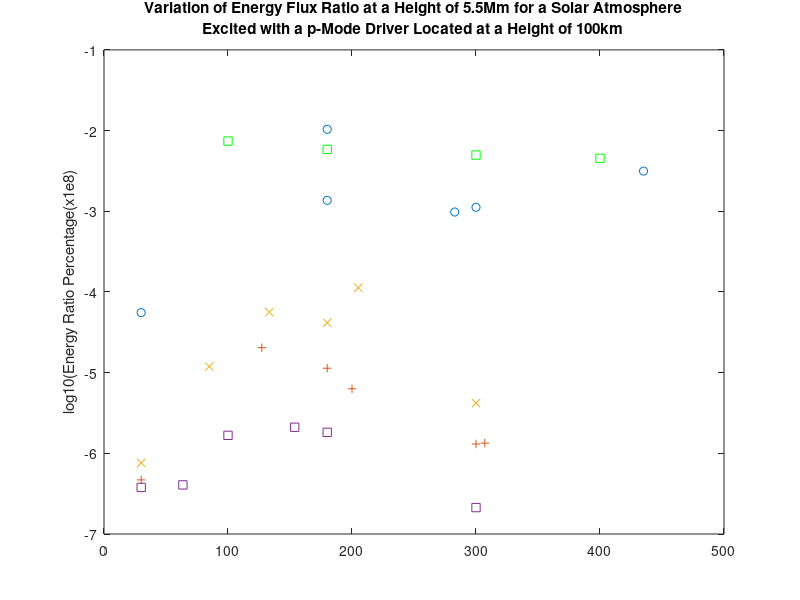

Here is the MATLAB script that generated this plot:
%Totall flux in corona, transition and chrmosphere


%first index is period column is mode
cefluxcoronaavg=zeros(6,4);
cefluxtranavg=zeros(6,4);
cefluxchromavg=zeros(6,4);

%20,42,90,117
cef0p5Mm=zeros(6,4);  %11
cef1Mm=zeros(6,4);  %20
cef2Mm=zeros(6,4);  %42
cef4Mm=zeros(6,4);  %90
cef5p5Mm=zeros(6,4); %117

%data for (1,1) (1,2) (1,3) (2,3) (2,2) (3,3)
cef0p5Mm180=zeros(6);  %11
cef1Mm180=zeros(6);  %20
cef2Mm180=zeros(6);  %42
cef4Mm180=zeros(6);  %90
cef5p5Mm180=zeros(6); %117

%data for (1,1) (1,2) (1,3) (2,3) (2,2) (3,3)
cef0p5Mm300=zeros(10);  %11
cef1Mm300=zeros(10);  %20
cef2Mm300=zeros(10);  %42
cef4Mm300=zeros(10);  %90
cef5p5Mm300=zeros(10); %117






%arrays storing flux values for (1,1) (2,2) (3,3) normal modes
% periods(471.4, 235.7, 157.1 )
%first index is period column is mode
cefluxcoronaavgnd=zeros(1,3);
cefluxtranavgnd=zeros(1,3);
cefluxchromavgnd=zeros(1,3);



periodvalues=zeros(6,4);
freqvalues=zeros(6,4);
mode=zeros(4);

mode=[0 1 2 3];

%period values for different modes
%periodvalues=zeros(5,4);
periodvalues(:,1)=[30;300; 180; 435.1;179.98;282.84];  %0,0 mode
periodvalues(:,2)=[30;300;180;307.1;127.27;200.0];    %0,1 mode
periodvalues(:,3)=[30;300;180;205.1;84.84;133.33];   %0,2 mode
periodvalues(:,4)=[30;300;180;153.8;63.63;100.0];   %0,3 mode



freqvalues=2*pi./periodvalues;
freqvalues=freqvalues.*1000;
f1=freqvalues(:,1);
f2=freqvalues(:,2);
f3=freqvalues(:,3);
f4=freqvalues(:,4);


ceflab=['(0,0)','(0,1)','(0,2)','(0,3)','(1,1)','(1,2)','(1,3)','(2,2)','(2,3)','(3,3)'];

cef0p5Mm300=[7.8627e+05;9.4665e+05;1.4013e+06;1.8439e+06;41.0837;2.7834e+05;2.0186e+05;3.0588e+05;1.6184e+05;1.1933e+05];
cef1Mm300=[2.05e5;9.4785e4;8.1059e4;  6.6236e4;   9.3142;   7.0552e+04;   5.4331e+04;   8.0308e+04;   3.7678e+04;   2.4296e+04];
cef2Mm300=[ 6.4033e3;832.4453;695.0993;  717.814;   0.0651;   443.8297;   455.0662;   633.2247;   278.7788;   146.0121];
cef4Mm300=[1.7107e3;3.928;7.7937;  0.6015;   4.0808e-05;   0.2284;   0.0444;   0.4541;   0.0402;  0.0086];
cef5p5Mm300=[879.9814;1.2362;5.8724;  0.392;  4.4162e-06;  0.0802;   0.0182;   0.5322;   0.0335;   0.0059];

cef0p5Mm180=[4.7752e+06;1.7588e+06;2.0219e+06;2.3510e+06;42.8108;3.1375e+05;2.3044e+05;2.3873e+05;1.8346e+05;1.4053e+05];
cef1Mm180=[3.4511e6;2.7138e5;1.3882e5;  8.2435e4;   17.4344;   1.0452e+05;   6.8235e+04;   7.2901e+04;   5.0125e+04;   3.0982e+04];
cef2Mm180=[2.2871e5;1.0268e3;718.7246;  327.9077;   0.0479;   379.9578;   248.6611;   253.8807;   155.2162;  85.3845];
cef4Mm180=[9.4697e4;57.5391;122.6795;  7.3686;   1.9398e-04;   0.9641;   0.1123;   3.7825;   0.3934;   0.0277];
cef5p5Mm180=[4.9497e4;19.9496;83.8924;  4.2801;   2.3758e-05;   0.4096;   0.0801;   4.2069;   0.3127;   0.0376];



%periodvalues(:,1)=[30;300; 180; 435.1;179.98;282.84];

%(0,0) mode
cefluxcoronaavg(:,1)=[542.5186; 1.4353e5; 7.832e6 ;2.6811e4 ; 7.8956e6; 7.9381e4];
cefluxtranavg(:,1)=[5.0191e4; 3.7837e7;1.6758e9  ;2.1546e7 ; 9.0611e7;  1.1122e7];
cefluxchromavg(:,1)=[2.9484e5; -1.0457e7;5.9853e7  ;-8.7572e6 ; 1.2814e7; -4.8432e6];

%20,42,90,117
cef0p5Mm(:,1)=[6.4581e+04 ;7.8627e+05 ;4.7752e+06  ;5.1295e+04 ; 3.8047e+06; 5.2858e+05 ];
cef1Mm(:,1)=[860.1025 ;2.05e5 ;3.4511e6  ;9.9591e4 ; 6.2586e6; 1.0498e5 ];
cef2Mm(:,1)=[11.1565 ; 6.4033e3; 2.2871e5  ;2.2365e3 ; 1.7128e4; 2.118e3 ];
cef4Mm(:,1)=[6.8201 ; 1.7107e3; 9.4697e4  ;304.8928 ; 9.8941e3; 975.1936 ];
cef5p5Mm(:,1)=[3.5777; 879.9814;4.9497e4  ; 161.4294; 5.1971e3; 517.0635 ];







%(0,1) mode
cefluxcoronaavg(:,2)=[14.5618 ;1.5449e3 ;8.4186e3 ;1.5714e3 ;1.2199e4 ;6.0716e3 ];
cefluxtranavg(:,2)=[ 3.7958e3 ;6.1873e6 ;5.3804e6 ;9.2829e6 ; 4.3103e6; 4.1602e6];
cefluxchromavg(:,2)=[ 1.2457e5  ;1.1965e5 ;5.7499e6 ;-1.839e5 ;5.5082e6 ;4.0662e6 ];

%30;300;180;307.1;127.27;200.0
%300;180;425.9;307.1;127.27;200.0
%20,42,90,117
cef0p5Mm(:,2)=[7.8386e+04 ;9.4665e+05 ;1.7588e+06  ;9.0487e+05 ; 1.8407e+06; 1.7679e+06 ];
cef1Mm(:,2)=[ 512.2253 ;9.4785e4 ;2.7138e5 ;8.8814e4 ; 1.5255e5; 1.9914e5 ];
cef2Mm(:,2)=[1.3725  ;832.4453 ;1.0268e3 ;920.2316 ;794.994 ; 781.058];
cef4Mm(:,2)=[ 0.0986 ;3.928 ;57.5391 ;3.7417 ; 94.5877;35.6865 ];
cef5p5Mm(:,2)=[ 0.0367 ;1.2362 ;19.9496 ;1.2107 ;37.5449 ; 11.1488];






%(0,2) mode
cefluxcoronaavg(:,3)=[ 6.215 ;1.3243e3 ;9.9477e3 ;4.9909e3 ;1.2757e3 ;1.1309e4 ];
cefluxtranavg(:,3)=[ 2.8547e3 ;7.0522e6 ;3.774e6 ;2.4807e6 ;3.0096e5 ;2.0328e6 ];
cefluxchromavg(:,3)=[ 5.8686e4 ;1.6222e6;3.302e6 ;2.5583e6  ;1.2301e6 ;2.7962e6 ];

% 30;300;180;205.1;84.84;133.33
%300;180;301.25;205.1;84.84;133.33
%20,42,90,117
cef0p5Mm(:,3)=[6.8350e+04;1.4013e+06;2.0219e+06;3.5328e+05;9.5509e+05;1.7948e+06 ];
cef1Mm(:,3)=[166.2611  ;8.1059e4 ;1.3882e5 ;1.1077e5 ;1.9653e4 ; 8.9183e4 ];
cef2Mm(:,3)=[0.4932  ;695.0993 ;718.7246 ;532.5383 ; 56.2573; 354.1246 ];
cef4Mm(:,3)=[0.0728  ;7.7937 ;122.6795 ;58.3634 ; 15.7784; 143.2859 ];
cef5p5Mm(:,3)=[ 0.052 ;5.8724 ;83.8924 ;39.8216 ; 11.3557; 100.9888 ];





%(0,3) mode
cefluxcoronaavg(:,4)=[ 520.6026;590.5835  ;839.2984 ;867.6703 ;37.4092 ;370.3021 ];
cefluxtranavg(:,4)=[2.12e3;3.8737e6   ;1.7327e6 ;9.03e5 ;2.7312e4 ; 1.9133e5];
cefluxchromavg(:,4)=[ 1.327e7;1.7685e6  ;2.2274e6 ;1.9359e6 ;3.4941e5 ; 1.0820e6];

%30;300;180;153.8;63.63;100.0
%300;180;231.0;153.8;63.63;100.0
%20,42,90,117
cef0p5Mm(:,4)=[1.0586e+04;1.8439e+06  ;2.3510e+06 ;2.0490e+06 ;5.1747e+05 ; 1.3086e+06 ];
cef1Mm(:,4)=[ 106.6359;6.6236e4  ;8.2435e4 ;6.4222e4 ;2.6508e3 ; 1.9760e4 ];
cef2Mm(:,4)=[ 0.4524;717.814  ;327.9077 ;226.2774 ;5.1224 ;  40.1447];
cef4Mm(:,4)=[ 0.0067;0.6015  ;7.3686 ;7.8008 ; 0.3633; 3.7331];
cef5p5Mm(:,4)=[ 0.004;0.392  ;4.2801 ;4.3098 ; 0.2102;  2.1863];











f1=freqvalues(:,1);
f2=freqvalues(:,2);
f3=freqvalues(:,3);
f4=freqvalues(:,4);

cefc1=cef5p5Mm(:,1);
cefc2=cef5p5Mm(:,2);
cefc3=cef5p5Mm(:,3);
cefc4=cef5p5Mm(:,4);

% a(1)=0.4733;
% b(1)=0.3517;
% c(1)=-5.105e5;
% d(1)=-1.936;
% e(1)=7513;
% f(1)=3.842e5;
% 
% delta=(200-15)/20;
% f1fit1=15:delta:200;
% fitval1=a(1).*exp(-b(1).*(f1fit1.^2))+c(1).*(f1fit1.^(-0.1))+d(1).*f1fit1.^2+f(1);
% 
% 
% a(4)=0.4505;
% b(4)=0.08382;
% c(4)=-1.534;
% d(4)=-6.894e-5;
% e(4)=7513;
% f(4)=3.621;
% 
% f1fit4=15:delta:200;
% fitval4=a(4).*exp(-b(4).*(f1fit4.^2))+c(4).*(f1fit4.^(-0.1))+d(4).*f1fit4.^2+f(4);


erat00_1Mm=cef1Mm(:,1)./cef0p5Mm(:,1);
erat01_1Mm=cef1Mm(:,2)./cef0p5Mm(:,2);
erat02_1Mm=cef1Mm(:,3)./cef0p5Mm(:,3);
erat03_1Mm=cef1Mm(:,4)./cef0p5Mm(:,4);


erat00_2Mm=cef2Mm(:,1)./cef0p5Mm(:,1);
erat01_2Mm=cef2Mm(:,2)./cef0p5Mm(:,2);
erat02_2Mm=cef2Mm(:,3)./cef0p5Mm(:,3);
erat03_2Mm=cef2Mm(:,4)./cef0p5Mm(:,4);

erat00_4Mm=cef4Mm(:,1)./cef0p5Mm(:,1);
erat01_4Mm=cef4Mm(:,2)./cef0p5Mm(:,2);
erat02_4Mm=cef4Mm(:,3)./cef0p5Mm(:,3);
erat03_4Mm=cef4Mm(:,4)./cef0p5Mm(:,4);

erat00_5p5Mm=cef5p5Mm(:,1)./cef0p5Mm(:,1);
erat01_5p5Mm=cef5p5Mm(:,2)./cef0p5Mm(:,2);
erat02_5p5Mm=cef5p5Mm(:,3)./cef0p5Mm(:,3);
erat03_5p5Mm=cef5p5Mm(:,4)./cef0p5Mm(:,4);


erat180_1Mm=cef1Mm180./cef0p5Mm180;
erat300_1Mm=cef1Mm300./cef0p5Mm300;


erat180_2Mm=cef2Mm180./cef0p5Mm180;
erat300_2Mm=cef2Mm300./cef0p5Mm300;


erat180_4Mm=cef4Mm180./cef0p5Mm180;
erat300_4Mm=cef4Mm300./cef0p5Mm300;


erat180_5p5Mm=cef5p5Mm180./cef0p5Mm180;
erat300_5p5Mm=cef5p5Mm300./cef0p5Mm300;

lg10eratper=[100 180 300 400];
lg10erat=[-2.1299 -2.2333    -2.3035 -2.3436];
pvals=periodvalues(1:6,1);

%plot(periodvalues(1:7,1),ef5p5Mm(1:7,1),'o',periodvalues(1:7,2),ef5p5Mm(1:7,2),'+',periodvalues(1:7,3),ef5p5Mm(1:7,3),'x',periodvalues(1:7,4),ef5p5Mm(1:7,4),'s');
%semilogy(periodvalues(1:6,1),ef5p5Mm(1:6,1),'o',periodvalues(1:6,2),ef5p5Mm(1:6,2),'+',periodvalues(1:6,3),ef5p5Mm(1:6,3),'x',periodvalues(1:6,4),ef5p5Mm(1:6,4),'s');
%semilogy(periodvalues(1:6,1),(efluxcoronaavg(1:6,1)+0.01),'o',periodvalues(1:6,2),(efluxcoronaavg(1:6,2)+0.01),'+',periodvalues(1:6,3),(efluxcoronaavg(1:6,3)+0.01),'x',periodvalues(1:6,4),(efluxcoronaavg(1:6,4)+0.01),'s');

%semilogy(freqvalues(1:6,1),ef5p5Mm(1:6,1),'o',freqvalues(1:6,2),ef5p5Mm(1:6,2),'+',freqvalues(1:6,3),ef5p5Mm(1:6,3),'x',freqvalues(1:6,4),ef5p5Mm(1:6,4),'s');
%loglog(freqvalues(1:6,1),ef5p5Mm(1:6,1),'o',freqvalues(1:6,2),ef5p5Mm(1:6,2),'+',freqvalues(1:6,3),ef5p5Mm(1:6,3),'x',freqvalues(1:6,4),ef5p5Mm(1:6,4),'s');
%plot(log10(freqvalues(1:6,1)),log10(cef5p5Mm(1:6,1)),'o',log10(freqvalues(1:6,2)),log10(cef5p5Mm(1:6,2)),'+',log10(freqvalues(1:6,3)),log10(cef5p5Mm(1:6,3)),'x',log10(freqvalues(1:6,4)),log10(cef5p5Mm(1:6,4)),'s');
% plot((freqvalues(1:6,1)),log10(cef5p5Mm(1:6,1)),'o',(freqvalues(1:6,2)),log10(cef5p5Mm(1:6,2)),'+',(freqvalues(1:6,3)),log10(cef5p5Mm(1:6,3)),'x',(freqvalues(1:6,4)),log10(cef5p5Mm(1:6,4)),'s');
% plot((periodvalues(1:6,1)),log10(cef5p5Mm(1:6,1)),'o',(periodvalues(1:6,2)),log10(cef5p5Mm(1:6,2)),'+',(periodvalues(1:6,3)),log10(cef5p5Mm(1:6,3)),'x',(periodvalues(1:6,4)),log10(cef5p5Mm(1:6,4)),'s');
% plot((periodvalues(1:6,1)),log10(cef4Mm(1:6,1)),'o',(periodvalues(1:6,2)),log10(cef4Mm(1:6,2)),'+',(periodvalues(1:6,3)),log10(cef4Mm(1:6,3)),'x',(periodvalues(1:6,4)),log10(cef4Mm(1:6,4)),'s');
 plot((periodvalues(1:6,1)),log10(erat00_5p5Mm(1:6)),'o',(periodvalues(1:6,2)),log10(erat01_5p5Mm(1:6)),'+',(periodvalues(1:6,3)),log10(erat02_5p5Mm(1:6)),'x',(periodvalues(1:6,4)),log10(erat03_5p5Mm(1:6)),'s',lg10eratper',lg10erat','gs');
%plot(lg10eratper,lg10erat);
% %plot((periodvalues(1:6,1)),(cef5p5Mm(1:6,1)./ef5p5Mm(1:6,1)),'o',(periodvalues(1:6,2)),(cef5p5Mm(1:6,2)./ef5p5Mm(1:6,2)),'+',(periodvalues(1:6,3)),(cef5p5Mm(1:6,3)./ef5p5Mm(1:6,3)),'x',(periodvalues(1:6,4)),(cef5p5Mm(1:6,4)./ef5p5Mm(1:6,4)),'s');
% %plot((periodvalues(1:6,1)),(cef4Mm(1:6,1)./ef4Mm(1:6,1)),'o',(periodvalues(1:6,2)),(cef4Mm(1:6,2)./ef4Mm(1:6,2)),'+',(periodvalues(1:6,3)),(cef4Mm(1:6,3)./ef4Mm(1:6,3)),'x',(periodvalues(1:6,4)),(cef4Mm(1:6,4)./ef4Mm(1:6,4)),'s');
% %plot((periodvalues(1:6,1)),(cef2Mm(1:6,1)./ef2Mm(1:6,1)),'o',(periodvalues(1:6,2)),(cef2Mm(1:6,2)./ef2Mm(1:6,2)),'+',(periodvalues(1:6,3)),(cef2Mm(1:6,3)./ef2Mm(1:6,3)),'x',(periodvalues(1:6,4)),(cef2Mm(1:6,4)./ef2Mm(1:6,4)),'s');
% 
% 
% 
% 
% %bar(log10(1000000*cef4Mm300))
% %set(gca,'XTickLabel',{'(0,0)','(0,1)','(0,2)','(0,3)','(1,1)','(1,2)','(1,3)','(2,2)','(2,3)','(3,3)'})
%   %title('Vertical Velocity for Solar Atmosphere at 2.3Mm with a Sinusoidal (2,3) Mode Driver of Period 180.0s, Applied at a Height of 100km');
%   %title({'Variation of Energy Flux at a Height of 4Mm for a Solar Atmosphere';'Excited with a 300s p-Mode Driver Located at a Height of 100km'});
%   title({'Variation of Energy Flux Ratio at a Height of 5.5Mm for a Solar Atmosphere';'Excited with a p-Mode Driver Located at a Height of 100km'});
%   %xlabel('log10(1000000xEnergy Flux)');
%   xlabel('Driver period (s)');
%   ylabel('log10(Energy Ratio Percentage)');
% hold on;
% plot(log10(f1fit1),log10(fitval1));
% 
% plot(log10(f1fit4),log10(fitval4));



%bar(log10(1e8*erat180_5p5Mm))
%set(gca,'XTickLabel',{'(0,0)','(0,1)','(0,2)','(0,3)','(1,1)','(1,2)','(1,3)','(2,2)','(2,3)','(3,3)'})
  %title('Vertical Velocity for Solar Atmosphere at 2.3Mm with a Sinusoidal (2,3) Mode Driver of Period 180.0s, Applied at a Height of 100km');
%  title({'Variation of Energy Flux Ratio at a Height of 5.5Mm for a Solar Atmosphere';'Excited with a 180s p-Mode Driver Located at a Height of 100km'});
  title({'Variation of Energy Flux Ratio at a Height of 5.5Mm for a Solar Atmosphere';'Excited with a p-Mode Driver Located at a Height of 100km'});
  %xlabel('log10(1000000xEnergy Flux)');
  %xlabel('Driver period (s)');
  ylabel('log10(Energy Ratio Percentage(x1e8)');
